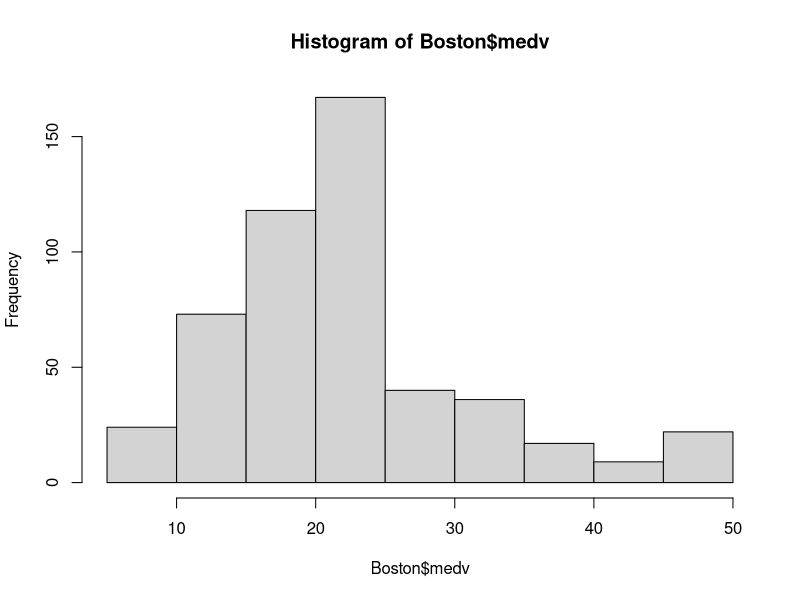
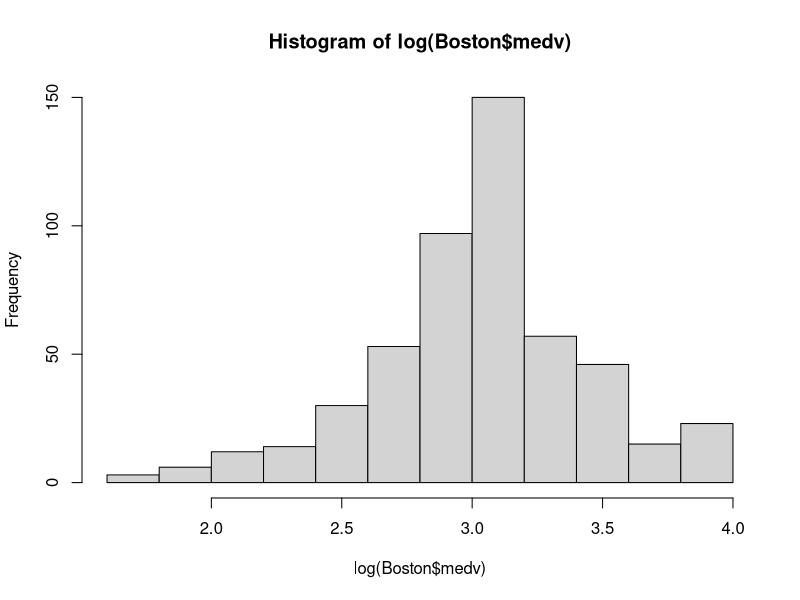
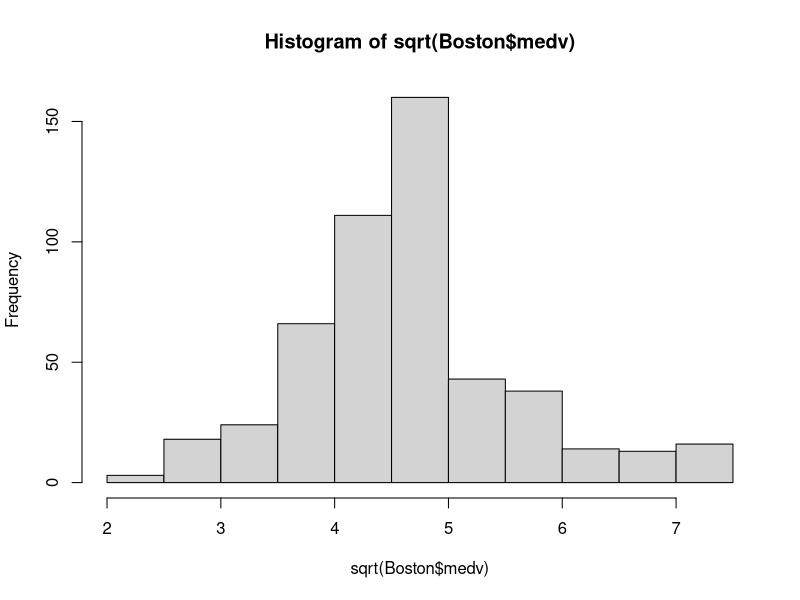
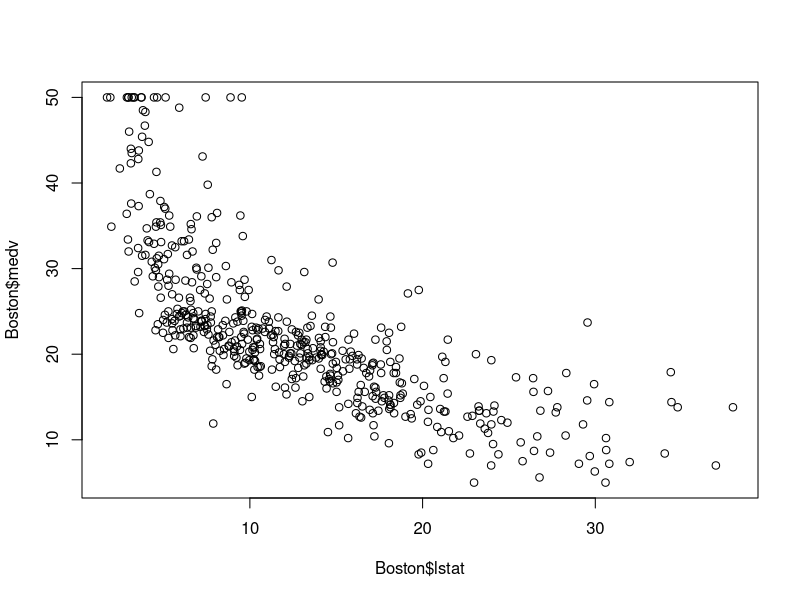
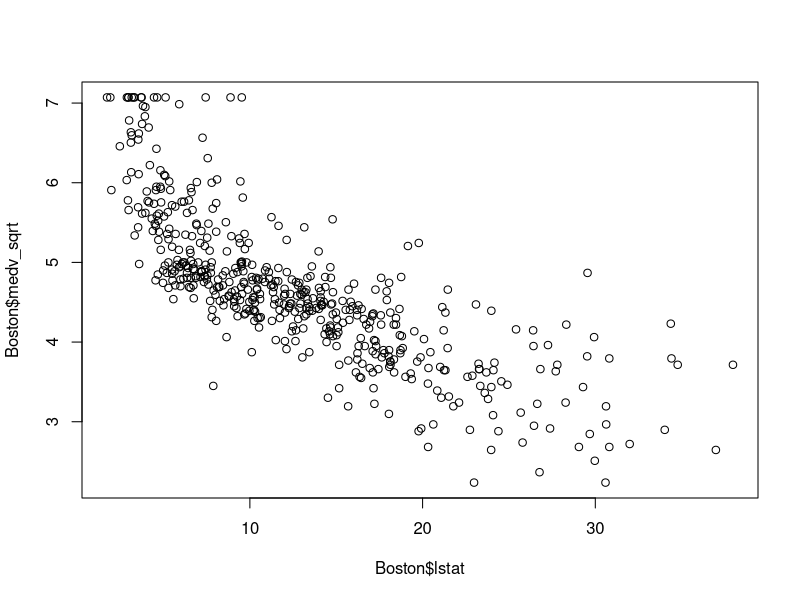
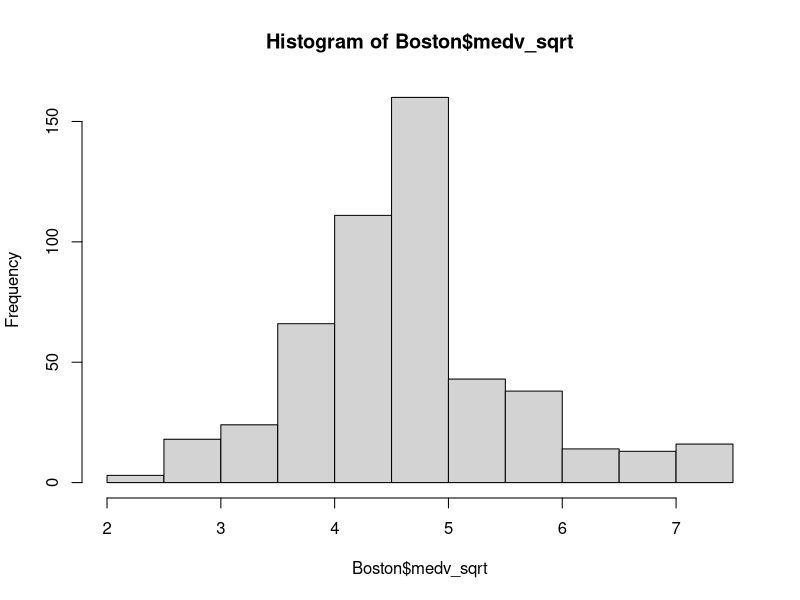
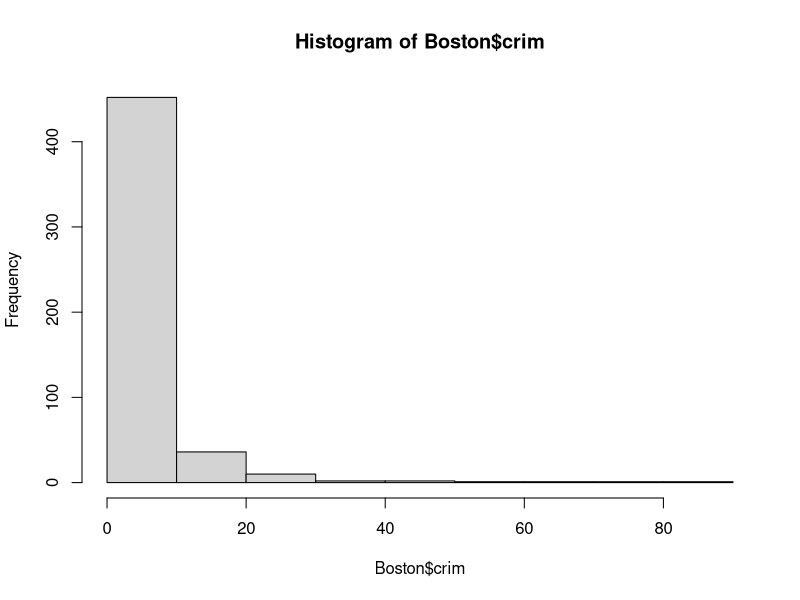
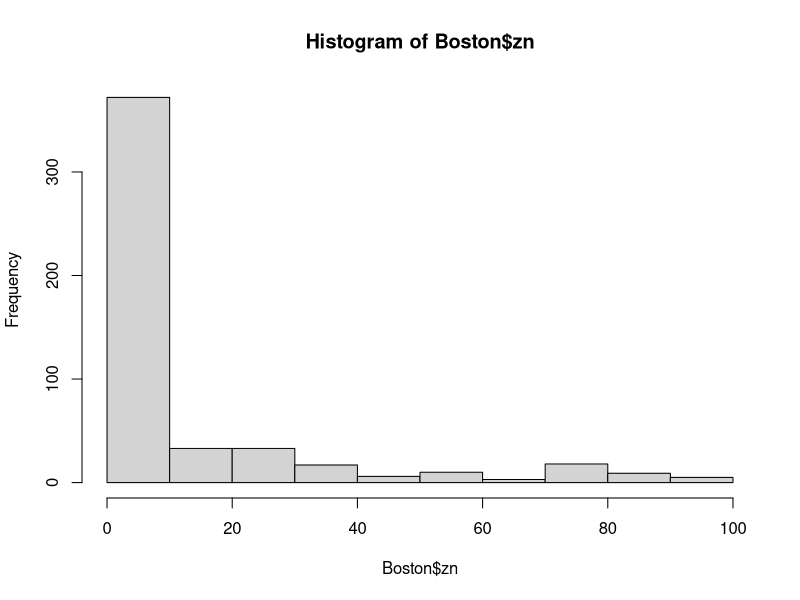

These figures' R source, in order: (Note: this script raises an error after producing the figures.)
library(MASS)
data(Boston)
?Boston
Boston
summary(Boston$medv)

##log or sqrt transformation
hist(Boston$medv)
hist(log(Boston$medv))
hist(sqrt(Boston$medv))
summary(log(Boston$medv))
summary(sqrt(Boston$medv))
Boston$rad = as.factor(Boston$rad)


Boston$medv_sqrt = sqrt(Boston$medv)
#### Simple Linear Regression with Lstat

plot(Boston$lstat,Boston$medv)
cor(Boston$lstat,Boston$medv)

# abline(mod1)

plot(Boston$lstat,Boston$medv_sqrt)
cor(Boston$lstat,Boston$medv_sqrt)

Boston$lstat_sqrt = sqrt(Boston$lstat)
#### Handling Outliers

hist(Boston$medv_sqrt)
summary(Boston$medv_sqrt)

mean(Boston$medv_sqrt) + 3 * sd(Boston$medv_sqrt)
mean(Boston$medv_sqrt) - 3 * sd(Boston$medv_sqrt)

hist(Boston$crim)
hist(Boston$zn)
hist(Boston$chas)
hist(Boston$tax)
hist(Boston$ptratio)
hist(Boston$black)

### train test split
set.seed(123)
# sample(rows,10)
rows= 1:nrow(Boston)
train_rows = sample(rows,round(length(rows)*0.7))
test_rows = rows[-train_rows]

train_data = Boston[train_rows,]
test_data = Boston[test_rows,]


### Model 1
mod1 = lm(medv~lstat,data=train_data)
mod1 = lm(medv_sqrt~lstat,data=train_data)
plot(train_data$lstat,train_data$medv)
plot(train_data$lstat,train_data$medv_sqrt)
summary(mod1)
abline(mod1)

mod2 = lm(medv_sqrt~lstat,data=train_data)
summary(mod2)
abline(mod2)

plot(mod2)

hist(train_data$lstat)
hist(sqrt(train_data$lstat))
train_data$lstat_sqrt = sqrt(train_data$lstat)
### Model 2
mod3 = lm(medv_sqrt~lstat_sqrt,data=train_data)
summary(mod3)
plot(mod3)

abline(mod2)

mod4 = lm(medv_sqrt~.-lstat-medv-age-indus,data=train_data)
summary(mod4)

#### Outliers
mean(Boston$medv_sqrt) + 3*sd(Boston$medv_sqrt)
mean(Boston$medv_sqrt) - 3*sd(Boston$medv_sqrt)

Boston = Boston[Boston$med_sqrt < 7 & Boston$med_sqrt > 2, ]


###indus

Boston$indus_cat = ifelse(Boston$indus > 17, 'High','Normal')
Boston$indus_cat = as.factor(Boston$indus_cat)



mod1 = lm(medv~ lstat+rad,data=Boston)
summary(mod1)


mod3 = lm(medv_sqrt ~.-medv-age-indus, data=train_data)
summary(mod3)

mod2 = lm(medv_sqrt ~ lstat+ black+ crim, data=Boston)
summary(mod2)

mod3 = lm(medv_sqrt ~ .-medv-indus-age-lstat , data=Boston)
summary(mod3)

summary(mod3$residuals)
plot(mod3)

View(cor(Boston[,-c(3,7,14,15)]))

hist(log(Boston$medv))
summary(log(Boston$medv))
hist(sqrt(Boston$medv))
summary(sqrt(Boston$medv))

Boston$medv_sqrt =  sqrt(Boston$medv)

### train and test
rows = 1:nrow(Boston)
trainRows = sample(rows,round(0.7*nrow(Boston)))

trainData = Boston[trainRows,]
testData = Boston[-trainRows,]

## Final model

finalModel = lm(medv_sqrt ~ .-medv-indus-age-lstat , data=trainData)
summary(finalModel)

### Preds
preds = predict(finalModel,testData)
preds = preds**2

### RMSE
sqrt(mean((testData$medv - preds)**2))
step()

